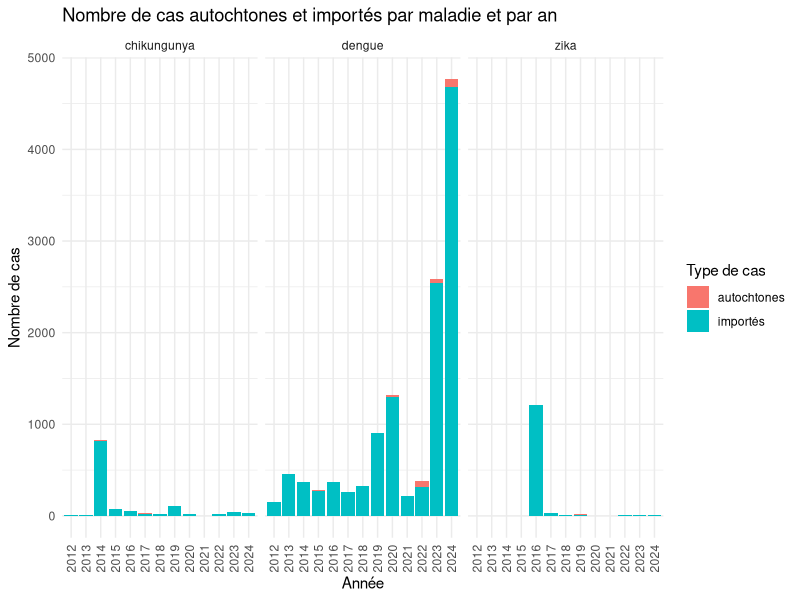

The R source for this figure:
setwd("~/WORK_ALL/MEDIATION/LesMouettesSavantes/MoustiqueTigre")


library(tidyr)
library(dplyr)
library(ggplot2)



#----------------- LES DONNEES 
arbovirose_data_year <- read.csv("PreparedData/preparedData_cas_arbovirose_year.csv")

#-------------- Plot en R  
arbovirose_data_year_long <- arbovirose_data_year %>%
  pivot_longer(
    cols = -year,
    names_to = c("disease", "drop", "type"),
    names_sep = "_",
    values_to = "cases"
  ) %>%
  select(-drop) 

ggplot(arbovirose_data_year_long, aes(x = factor(year), y = cases, fill = type)) +
  geom_bar(stat = "identity") +  # default is position = "stack"
  facet_wrap(~ disease) +
  labs(
    title = "Nombre de cas autochtones et importés par maladie et par an",
    x = "Année",
    y = "Nombre de cas",
    fill = "Type de cas"
  ) +
  theme_minimal() + theme(
    axis.text.x = element_text(angle = 90, vjust = 0.5, hjust = 1)
  )

 
